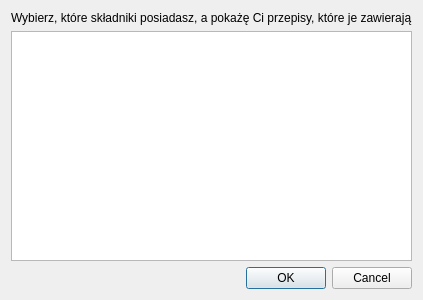
<?xml version="1.0" encoding="UTF-8"?>
<ui version="4.0">
 <class>chooseIngredientsDialog</class>
 <widget class="QDialog" name="chooseIngredientsDialog">
  <property name="geometry">
   <rect>
    <x>0</x>
    <y>0</y>
    <width>400</width>
    <height>300</height>
   </rect>
  </property>
  <property name="windowTitle">
   <string>Wybierz składniki</string>
  </property>
  <layout class="QVBoxLayout" name="verticalLayout">
   <item>
    <widget class="QLabel" name="label">
     <property name="text">
      <string>Wybierz, które składniki posiadasz, a pokażę Ci przepisy, które je zawierają</string>
     </property>
    </widget>
   </item>
   <item>
    <widget class="QListWidget" name="listWidget"/>
   </item>
   <item>
    <widget class="QDialogButtonBox" name="buttonBox">
     <property name="orientation">
      <enum>Qt::Horizontal</enum>
     </property>
     <property name="standardButtons">
      <set>QDialogButtonBox::Cancel|QDialogButtonBox::Ok</set>
     </property>
    </widget>
   </item>
  </layout>
 </widget>
 <resources/>
 <connections>
  <connection>
   <sender>buttonBox</sender>
   <signal>accepted()</signal>
   <receiver>chooseIngredientsDialog</receiver>
   <slot>accept()</slot>
   <hints>
    <hint type="sourcelabel">
     <x>248</x>
     <y>254</y>
    </hint>
    <hint type="destinationlabel">
     <x>157</x>
     <y>274</y>
    </hint>
   </hints>
  </connection>
  <connection>
   <sender>buttonBox</sender>
   <signal>rejected()</signal>
   <receiver>chooseIngredientsDialog</receiver>
   <slot>reject()</slot>
   <hints>
    <hint type="sourcelabel">
     <x>316</x>
     <y>260</y>
    </hint>
    <hint type="destinationlabel">
     <x>286</x>
     <y>274</y>
    </hint>
   </hints>
  </connection>
 </connections>
</ui>
